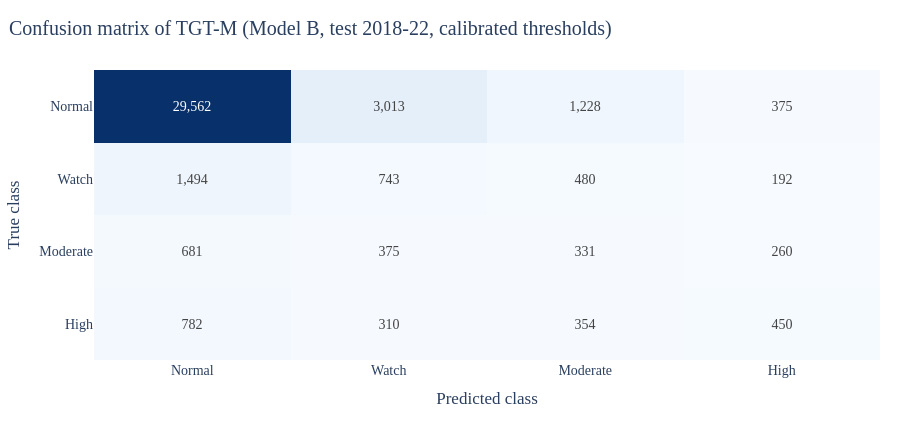
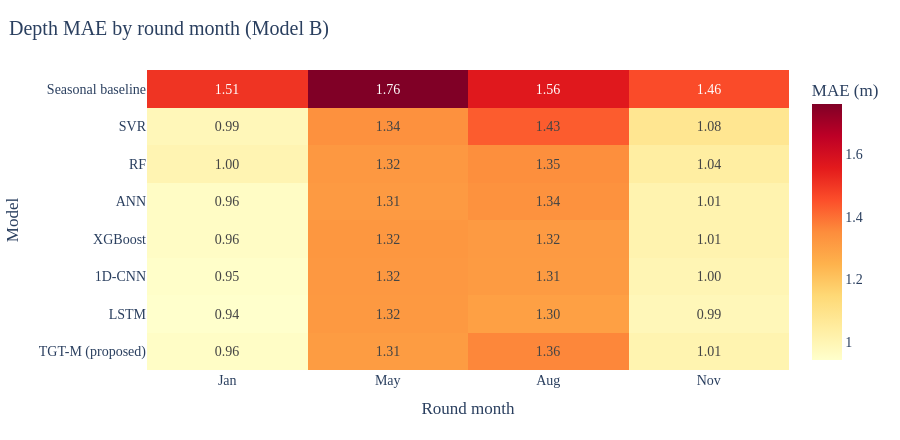

These figures' notebook cell, in order:
### Markdown cell above
## 6 · Results of the proposed model (slides: Results with TGT-M, Regression metrics, Classification metrics)
Test split 2018 to 2022 (**40,630 rows**), three random seeds, from the saved study outputs (`results/`). Model A = without rainfall, Model B = with rainfall.

### Code cell
rd = pd.read_csv(T / "model_metrics_regression_depth.csv"); ra = pd.read_csv(T / "model_metrics_regression_anomaly.csv")
cl = pd.read_csv(T / "model_metrics_classification.csv"); cl = cl[cl.thresholds == "validation-calibrated"]
rows = []
for v, nm in (("A", "TGT-M (A: no rainfall)"), ("B", "TGT-M (B: with rainfall)")):
    d_, a_, c_ = rd[(rd.model == "TGT-M") & (rd.variant == v)].iloc[0], ra[(ra.model == "TGT-M") & (ra.variant == v)].iloc[0], cl[(cl.model == "TGT-M") & (cl.variant == v)].iloc[0]
    rows.append([nm, d_.MAE, d_.RMSE, a_.R2, c_.accuracy, c_.F1_macro, c_.AUC_ROC_stressed])
display(pd.DataFrame(rows, columns=["Model", "Depth MAE (m)", "Depth RMSE (m)", "Anomaly R²", "Accuracy", "Macro-F1", "AUC (stressed vs not)"]).round(3))
cm = np.array(json.load(open(T / "confusion_matrices_calibrated.json"))["TGT-M|B"]); D4 = ["Normal", "Watch", "Moderate", "High"]
fig = go.Figure(go.Heatmap(z=cm, x=D4, y=D4, colorscale="Blues", text=[[f"{v:,}" for v in r] for r in cm], texttemplate="%{text}", showscale=False))
show(fig, "Confusion matrix of TGT-M (Model B, test 2018-22, calibrated thresholds)", "Predicted class", "True class", h=430, yaxis_autorange="reversed")
check("confusion matrix covers all 40,630 test rows", int(cm.sum()) == 40630)
sea = pd.read_csv(T / "chrono_by_season.csv"); nmap = {"post_monsoon_rabi": "Jan", "pre_monsoon": "May", "monsoon": "Aug", "post_monsoon_kharif": "Nov"}
mods = ["Seasonal baseline", "SVR", "RF", "ANN", "XGBoost", "CNN1D", "LSTM", "TGT-M"]
z_ = [[float(sea[(sea.model == mo) & (sea.variant == "B") & (sea.season == k)].depth_MAE.iloc[0]) for k in nmap] for mo in mods]
fig = go.Figure(go.Heatmap(z=z_, x=list(nmap.values()), y=[lab(mo) for mo in mods], colorscale="YlOrRd", text=[[f"{v:.2f}" for v in r] for r in z_], texttemplate="%{text}", colorbar=dict(title="MAE (m)")))
show(fig, "Depth MAE by round month (Model B)", "Round month", "Model", h=440, yaxis_autorange="reversed")

### Figure 1 — Plotly figure (JSON) as saved in the notebook; plotly's stock layout.template omitted (floating-point values rounded to 4 significant figures)
{"data": [{"colorscale": [[0.0, "rgb(247,251,255)"], [0.125, "rgb(222,235,247)"], [0.25, "rgb(198,219,239)"], [0.375, "rgb(158,202,225)"], [0.5, "rgb(107,174,214)"], [0.625, "rgb(66,146,198)"], [0.75, "rgb(33,113,181)"], [0.875, "rgb(8,81,156)"], [1.0, "rgb(8,48,107)"]], "showscale": false, "text": [["29,562", "3,013", "1,228", "375"], ["1,494", "743", "480", "192"], ["681", "375", "331", "260"], ["782", "310", "354", "450"]], "texttemplate": "%{text}", "type": "heatmap", "x": ["Normal", "Watch", "Moderate", "High"], "y": ["Normal", "Watch", "Moderate", "High"], "z": [[29562, 3013, 1228, 375], [1494, 743, 480, 192], [681, 375, 331, 260], [782, 310, 354, 450]]}], "layout": {"font": {"family": "Times New Roman", "size": 14}, "height": 430, "legend": {"orientation": "h", "y": -0.3}, "margin": {"b": 70, "l": 70, "r": 20, "t": 70}, "title": {"text": "Confusion matrix of TGT-M (Model B, test 2018-22, calibrated thresholds)", "x": 0.01}, "xaxis": {"title": {"text": "Predicted class"}}, "yaxis": {"autorange": "reversed", "title": {"text": "True class"}}}}

### Figure 2 — Plotly figure (JSON) as saved in the notebook; plotly's stock layout.template omitted (floating-point values rounded to 4 significant figures)
{"data": [{"colorbar": {"title": {"text": "MAE (m)"}}, "colorscale": [[0.0, "rgb(255,255,204)"], [0.125, "rgb(255,237,160)"], [0.25, "rgb(254,217,118)"], [0.375, "rgb(254,178,76)"], [0.5, "rgb(253,141,60)"], [0.625, "rgb(252,78,42)"], [0.75, "rgb(227,26,28)"], [0.875, "rgb(189,0,38)"], [1.0, "rgb(128,0,38)"]], "text": [["1.51", "1.76", "1.56", "1.46"], ["0.99", "1.34", "1.43", "1.08"], ["1.00", "1.32", "1.35", "1.04"], ["0.96", "1.31", "1.34", "1.01"], ["0.96", "1.32", "1.32", "1.01"], ["0.95", "1.32", "1.31", "1.00"], ["0.94", "1.32", "1.30", "0.99"], ["0.96", "1.31", "1.36", "1.01"]], "texttemplate": "%{text}", "type": "heatmap", "x": ["Jan", "May", "Aug", "Nov"], "y": ["Seasonal baseline", "SVR", "RF", "ANN", "XGBoost", "1D-CNN", "LSTM", "TGT-M (proposed)"], "z": [[1.506, 1.761, 1.565, 1.46], [0.9866, 1.34, 1.43, 1.08], [1.004, 1.32, 1.347, 1.039], [0.9589, 1.314, 1.338, 1.011], [0.9597, 1.325, 1.316, 1.01], [0.9506, 1.322, 1.312, 0.9973], [0.9425, 1.318, 1.3, 0.9859], [0.9566, 1.311, 1.361, 1.007]]}], "layout": {"font": {"family": "Times New Roman", "size": 14}, "height": 440, "legend": {"orientation": "h", "y": -0.3}, "margin": {"b": 70, "l": 70, "r": 20, "t": 70}, "title": {"text": "Depth MAE by round month (Model B)", "x": 0.01}, "xaxis": {"title": {"text": "Round month"}}, "yaxis": {"autorange": "reversed", "title": {"text": "Model"}}}}
